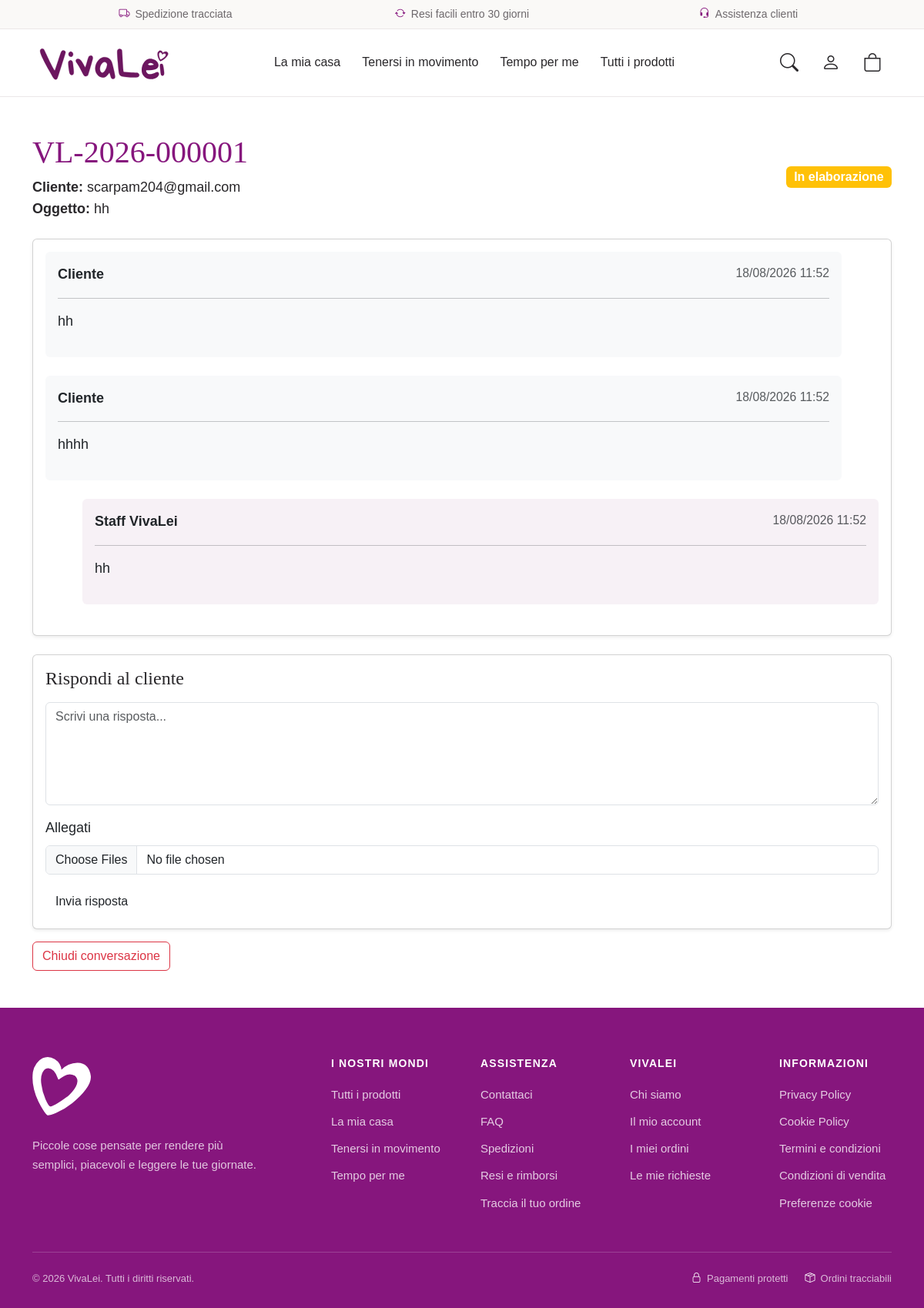
/gestione/chat/1/ (signed in), run on the app's committed database.
### support/models.py (models this page shows, shortened)
class Chat(models.Model):
    class Stato(models.TextChoices):
        APERTA = "aperta", "Aperta"
        IN_ELABORAZIONE = "in_elaborazione", "In elaborazione"
        CHIUSA = "chiusa", "Chiusa"
    class Categoria(models.TextChoices):
        INFORMAZIONI = "informazioni", "Informazioni prodotto"
        ORDINE = "ordine", "Problema ordine"
        SPEDIZIONE = "spedizione", "Spedizione"
        PAGAMENTO = "pagamento", "Pagamento"
        RESO = "reso", "Reso o rimborso"
        ALTRO = "altro", "Altro"
    cliente = models.ForeignKey(
        settings.AUTH_USER_MODEL,
        on_delete=models.CASCADE,
        related_name="chat"
    )
    ordine = models.ForeignKey(
        "orders.Ordine",
        on_delete=models.SET_NULL,
        null=True,
        blank=True,
        related_name="chat"
    )
    codice = models.CharField(
        max_length=20,
        unique=True,
        blank=True
    )
    categoria = models.CharField(
        max_length=30,
        choices=Categoria.choices,
        default=Categoria.ALTRO
    )
    oggetto = models.CharField(
        max_length=200
    )
    stato = models.CharField(
        max_length=30,
        choices=Stato.choices,
        default=Stato.APERTA
    )
    cliente_ha_risposto = models.BooleanField(
        default=False
    )
    chiusa_da_cliente = models.BooleanField(
        default=False
    )
    data_apertura = models.DateTimeField(
        auto_now_add=True
    )
    data_modifica = models.DateTimeField(
        auto_now=True
    )
    data_chiusura = models.DateTimeField(
        null=True,
        blank=True
    )
    class Meta:
        ordering = [
            "-data_modifica"
        ]
        verbose_name = "Chat cliente"
        verbose_name_plural = "Chat clienti"

class Messaggio(models.Model):
    chat = models.ForeignKey(
        Chat,
        on_delete=models.CASCADE,
        related_name="messaggi"
    )
    mittente_staff = models.BooleanField(
        default=False
    )
    testo = models.TextField()
    letto = models.BooleanField(
        default=False
    )
    data_creazione = models.DateTimeField(
        auto_now_add=True
    )
    class Meta:
        ordering = [
            "data_creazione"
        ]
        verbose_name = "Messaggio chat"
        verbose_name_plural = "Messaggi chat"

### users/models.py (models this page shows, shortened)
class User(AbstractUser):
    username = None
    email = models.EmailField(unique=True)
    telefono = models.CharField(max_length=20, blank=True)
    objects = UserManager()
    USERNAME_FIELD = "email"
    REQUIRED_FIELDS = []
    class Meta:
        verbose_name = "Utente"
        verbose_name_plural = "Utenti"

### gestione/views.py (the view)
@staff_member_required(login_url="users:login")
def dettaglio_chat(request, chat_id):
    chat = get_object_or_404(
        Chat.objects
        .select_related(
            "cliente",
            "ordine",
        )
        .prefetch_related(
            "messaggi__allegati"
        ),
        id=chat_id,
    )
    if request.method == "POST":
        form = RispostaChatForm(
            request.POST
        )
        if form.is_valid():
            messaggio = form.save(
                commit=False
            )
            messaggio.chat = chat
            messaggio.mittente_staff = True
            messaggio.save()
            allegati = request.FILES.getlist(
                "allegati"
            )
            for allegato in allegati:
                AllegatoMessaggio.objects.create(
                    messaggio=messaggio,
                    file=allegato,
                    nome=allegato.name,
                )
            chat.stato = Chat.Stato.IN_ELABORAZIONE
            chat.cliente_ha_risposto = False
            chat.save()
            invia_email_chat(
                chat.cliente.email,
                chat.codice,
                crea_testo_email_cliente(
                    chat,
                    messaggio.testo,
                ),
                allegati,
            )
            messages.success(
                request,
                "Risposta inviata correttamente.",
            )
            return redirect(
                "gestione:dettaglio_chat",
                chat_id=chat.id,
            )
    else:
        form = RispostaChatForm()
    return render(
        request,
        "gestione/dettaglio_chat.html",
        {
            "chat": chat,
            "form": form,
        },
    )

### support/forms.py
class RispostaChatForm(forms.ModelForm):
    class Meta:
        model = Messaggio
        fields = [
            "testo",
        ]
        widgets = {
            "testo": forms.Textarea(
                attrs={
                    "class": "form-control",
                    "rows": 5,
                    "placeholder": "Scrivi una risposta..."
                }
            ),
        }

### carrello/carrello.py (called while the page is built)
    def __len__(self):
        return sum(elemento["quantita"] for elemento in self.dati.values())

### carrello/context_processors.py (called while the page is built)
def dati_carrello(request):
    carrello = Carrello(request)
    return {
        "numero_prodotti_carrello": len(carrello),
    }

### templates/gestione/dettaglio_chat.html (shortened to what this page needs)
{% extends "base.html" %}
{% block content %}
<div class="container py-5">
    <div class="d-flex justify-content-between align-items-center mb-4">
        <div>
            <h1 class="text-vivalei">
                {{ chat.codice }}
            </h1>
            <p class="mb-0">
                <strong>
                    Cliente:
                </strong>
                {{ chat.cliente.email }}
            </p>
            <p class="mb-0">
                <strong>
                    Oggetto:
                </strong>
                {{ chat.oggetto }}
            </p>
        </div>
        <div>
            {% if chat.stato == "chiusa" %}
                <span class="badge bg-secondary fs-6">
                    Chiusa
                </span>
            {% elif chat.stato == "in_elaborazione" %}
                <span class="badge bg-warning fs-6">
                    In elaborazione
                </span>
            {% else %}
                <span class="badge bg-success fs-6">
                    Aperta
                </span>
            {% endif %}
        </div>
    </div>
    <div class="card shadow-sm mb-4">
        <div class="card-body">
            {% for messaggio in chat.messaggi.all %}
                <div
                    class="mb-4 p-3 rounded
                    {% if messaggio.mittente_staff %}
                        bg-vivalei-light ms-5
                    {% else %}
                        bg-light me-5
                    {% endif %}
                    "
                >
                    <div class="d-flex justify-content-between">
                        <strong>
                            {% if messaggio.mittente_staff %}
                                Staff VivaLei
                            {% else %}
                                Cliente
                            {% endif %}
                        </strong>
                        <small class="text-muted">
                            {{ messaggio.data_creazione|date:"d/m/Y H:i" }}
                        </small>
                    </div>
                    <hr>
                    <p class="mb-2">
                        {{ messaggio.testo|linebreaks }}
                    </p>
                </div>
            {% empty %}
                <p>
                    Nessun messaggio presente.
                </p>
            {% endfor %}
        </div>
    </div>
    {% if chat.stato != "chiusa" %}
        <div class="card shadow-sm">
            <div class="card-body">
                <h4 class="mb-3">
                    Rispondi al cliente
                </h4>
                <form
                    method="post"
                    enctype="multipart/form-data"
                >
                    {{ form.testo }}
                    <div class="mt-3">
                        <label class="form-label">
                            Allegati
                        </label>
                        <input
                            type="file"
                            name="allegati"
                            multiple
                            class="form-control"
                        >
                    </div>
                    <button
                        class="btn btn-vivale mt-3"
                    >
                        Invia risposta
                    </button>
                </form>
            </div>
        </div>
        <form
            method="post"
            action="{% url 'gestione:chiudi_chat_staff' chat.id %}"
            class="mt-3"
        >
            <button
                class="btn btn-outline-danger"
            >
                Chiudi conversazione
            </button>
        </form>
    {% else %}
        <div class="alert alert-secondary">
            Questa conversazione è stata chiusa.
        </div>
    {% endif %}
</div>
{% endblock %}

### templates/base.html (style rules this page uses)
:root { --vivalei-purple: #86167d; --vivalei-purple-dark: #68115f; --vivalei-purple-light: #f7f1f6; --vivalei-cream: #faf9f7; --vivalei-text: #29272a; --vivalei-text-muted: #6d686c; --vivalei-border: #ebe7e8; }
html { scroll-behavior: smooth; }
body { margin: 0; background: #fff; color: var(--vivalei-text); font-family: Arial, Helvetica, sans-serif; font-size: 18px; line-height: 1.55; -webkit-font-smoothing: antialiased; }
h1, h2, h3, h4, h5, h6 { color: var(--vivalei-text); font-family: Georgia, "Times New Roman", serif; }
.text-vivalei { color: var(--vivalei-purple) !important; }
.bg-vivalei-light { background: var(--vivalei-purple-light) !important; }

### data on the page
Chat: codice "VL-2026-000001", cliente.email "scarpam204@gmail.com", oggetto "hh"
Messaggio: mittente_staff "Cliente", data_creazione "18/08/2026 11:52", testo "hh"
Messaggio: mittente_staff "Cliente", data_creazione "18/08/2026 11:52", testo "hhhh"
Messaggio: mittente_staff "Staff VivaLei", data_creazione "18/08/2026 11:52", testo "hh"
